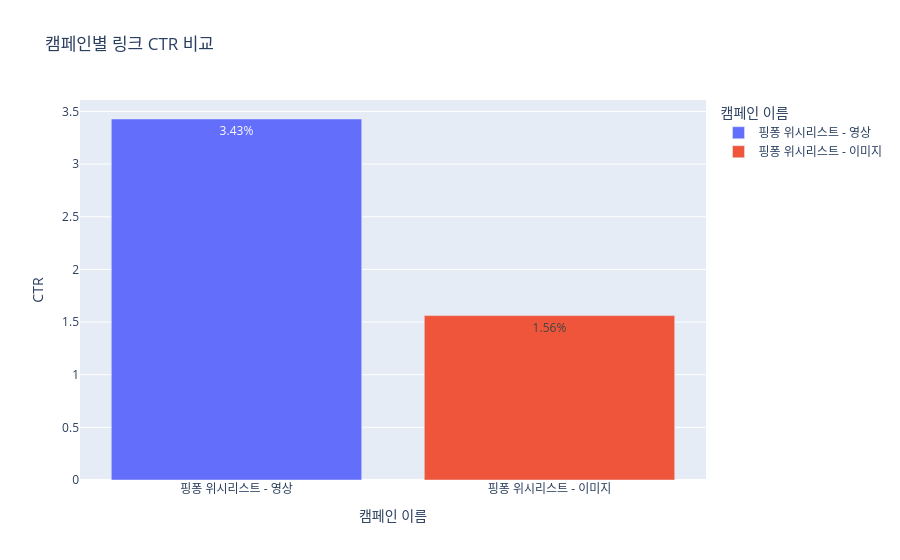

The notebook cell saved with this chart:
### Code cell
fig.update_traces(texttemplate="%{y:.2f}%")
fig.show()

### Figure 1 — Plotly figure (JSON) as saved in the notebook; plotly's stock layout.template omitted (floating-point values rounded to 4 significant figures)
{"data": [{"hovertemplate": "캠페인 이름=%{x}<br>CTR=%{y}<extra></extra>", "legendgroup": "핑퐁 위시리스트 - 영상", "marker": {"color": "#636efa", "pattern": {"shape": ""}}, "name": "핑퐁 위시리스트 - 영상", "orientation": "v", "showlegend": true, "textposition": "auto", "texttemplate": "%{y:.2f}%", "type": "bar", "x": ["핑퐁 위시리스트 - 영상"], "xaxis": "x", "y": [3.429], "yaxis": "y"}, {"hovertemplate": "캠페인 이름=%{x}<br>CTR=%{y}<extra></extra>", "legendgroup": "핑퐁 위시리스트 - 이미지", "marker": {"color": "#EF553B", "pattern": {"shape": ""}}, "name": "핑퐁 위시리스트 - 이미지", "orientation": "v", "showlegend": true, "textposition": "auto", "texttemplate": "%{y:.2f}%", "type": "bar", "x": ["핑퐁 위시리스트 - 이미지"], "xaxis": "x", "y": [1.561], "yaxis": "y"}], "layout": {"barmode": "relative", "legend": {"title": {"text": "캠페인 이름"}, "tracegroupgap": 0}, "title": {"text": "캠페인별 링크 CTR 비교"}, "xaxis": {"anchor": "y", "categoryarray": ["핑퐁 위시리스트 - 영상", "핑퐁 위시리스트 - 이미지"], "categoryorder": "array", "domain": [0, 1], "title": {"text": "캠페인 이름"}}, "yaxis": {"anchor": "x", "domain": [0, 1], "title": {"text": "CTR"}}}}
